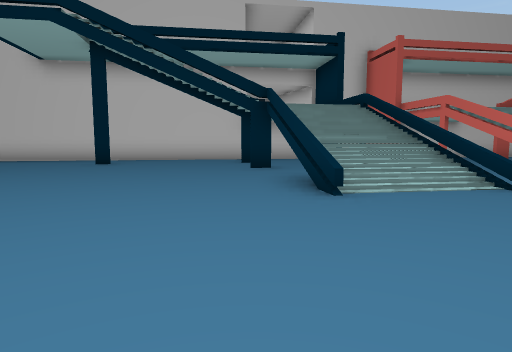
View 1 (above)

24 first-person views from a walk through a Unity game level. The camera is 1.3 m above the floor, tilts 6° down and sees 75° across. The floor is counted in squares, 2 m on a side. Each view is taken from the middle of a square. On the plan, view 1 faces up. The plan holds only what a view shows up to about 10 squares ahead; the rest is blank. The place goes on beyond the plan. Some surface patterns are stand-ins.

View 2
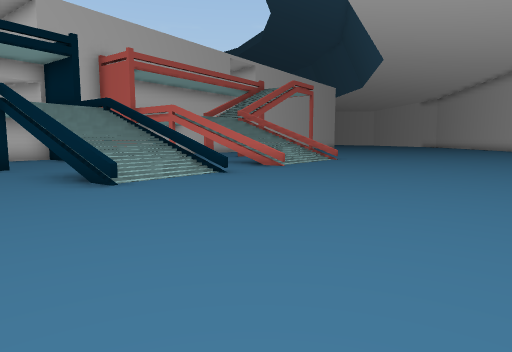

View 3
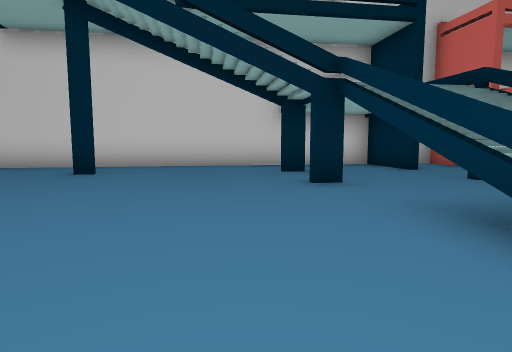

View 4
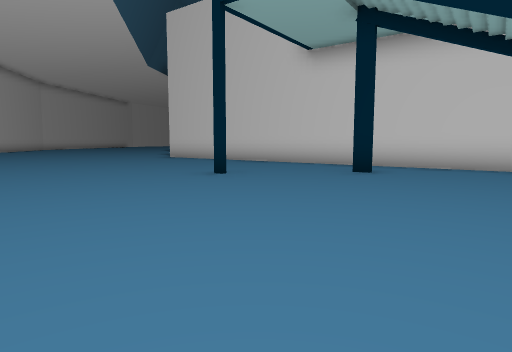

View 5
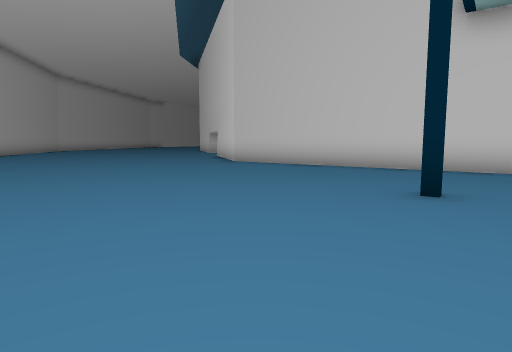

View 6
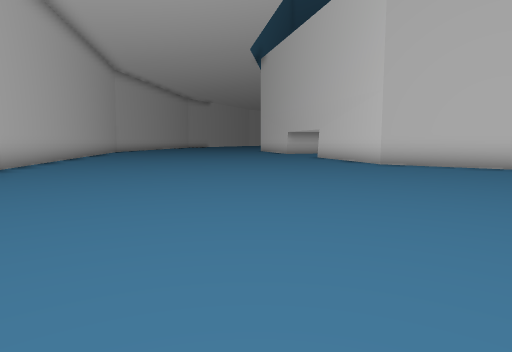

View 7
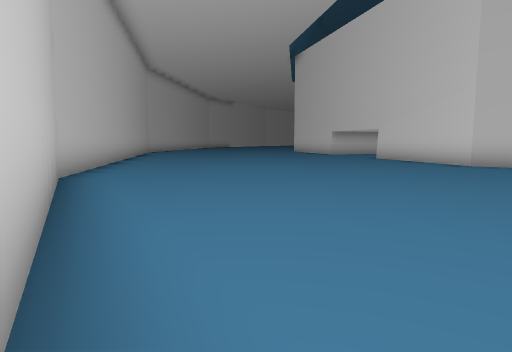

View 8
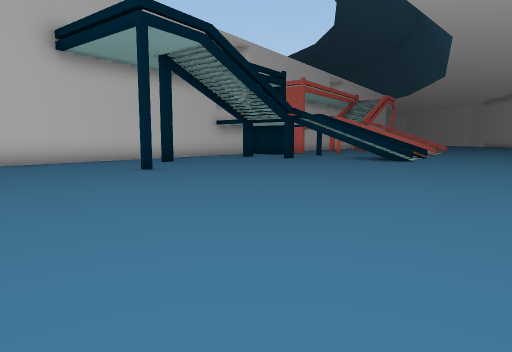

View 9
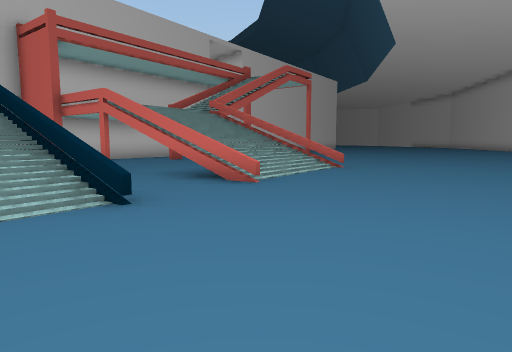

View 10
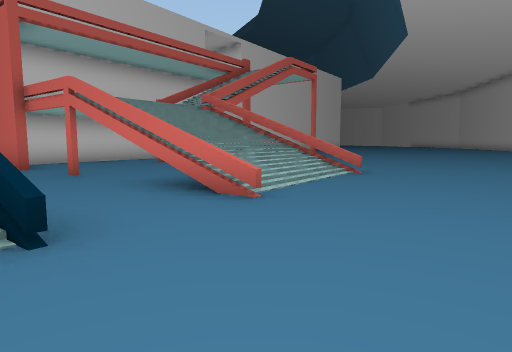

View 11
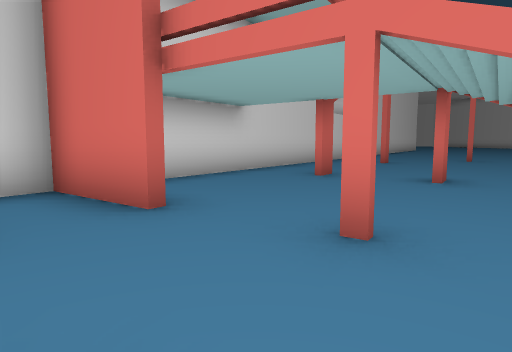

View 12
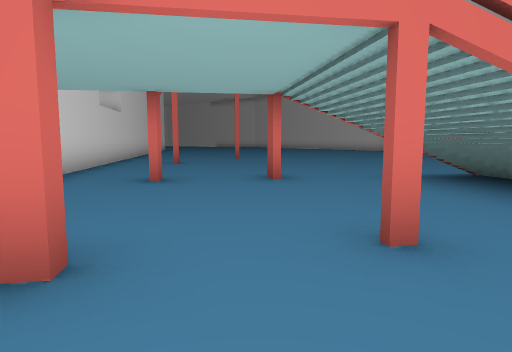

View 13
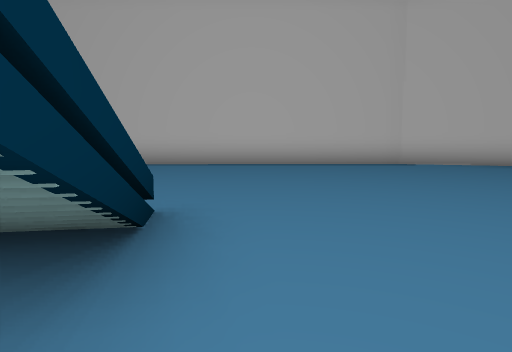

View 14
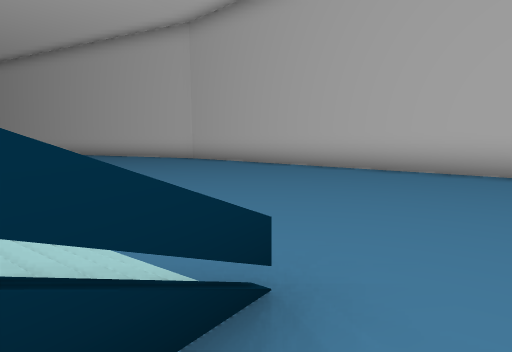

View 15
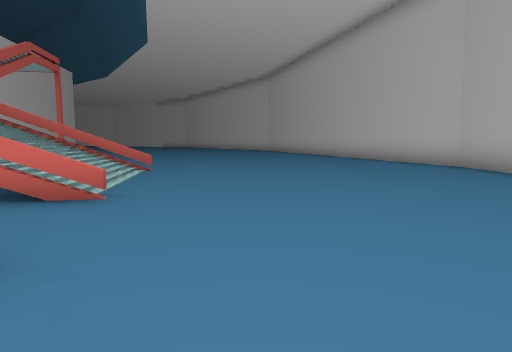

View 16
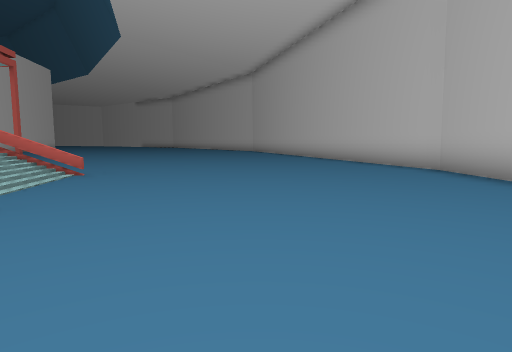

View 17
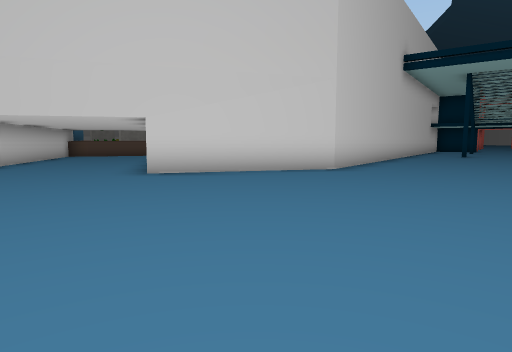

View 18
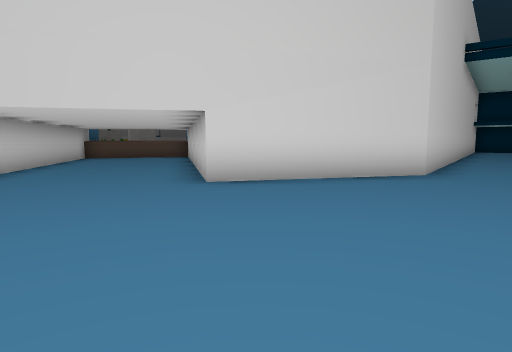

View 19
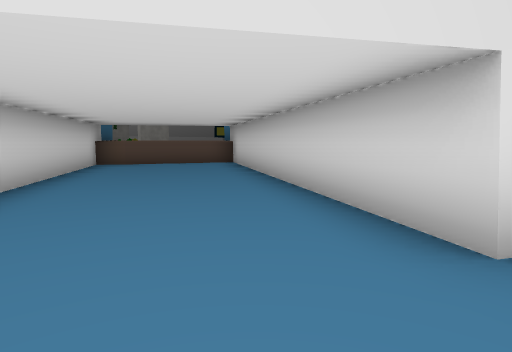

View 20
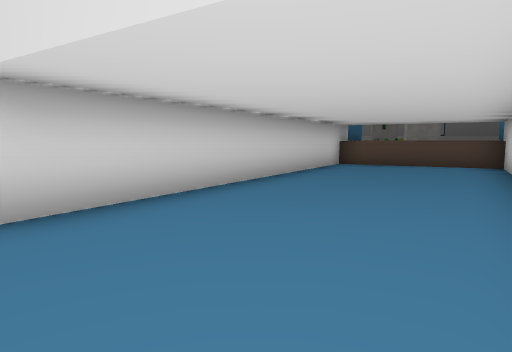

View 21
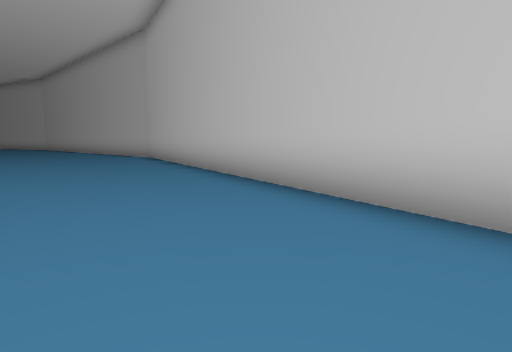

View 22
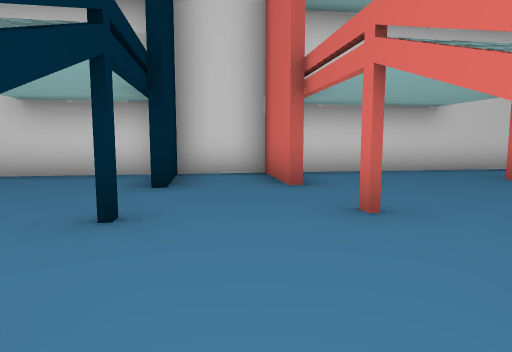

View 23
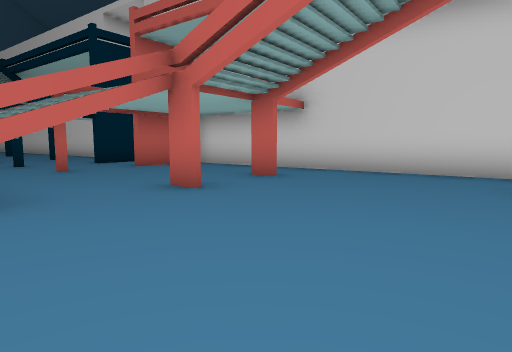

View 24
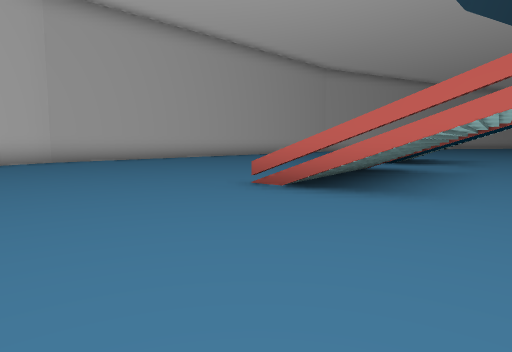

### Floor plan
Key: @ floor where view 1 was taken; # wall or solid block; x gap in a wall; . floor; / step, stairs or slope; = window, fence, low wall or low ledge.
Columns run from 20 left of view 1 to 13 right of it. Each row starts with its distance up from view 1.
 22     ###
 21    ##.###
 20   ##....#
 19   #.....#
 18  ##....##
 17  #....##
 16 ##....#
 15 #....##                         ##
 14 .....#                   ########.
 13  ...##             #######........
 12 ....###      #######...#.#...#....
 11 ......########.........#.#........
 10 ................#...#........#....
  9 .......................#.#........
  8 ....................#......//#....
  7 ..............#......=/#..///x....
  6 .....................//#..///#....
  5 .....................#//..=/......
  4 .....................=............
  3 #.................................
  2 ###...............................
  1   ####............................
  0      ####...........@.............
 -1         #####.....................
 -2             ####....##############
 -3                ######

Where each view was taken, in squares from view 1:
view 1: 0 up, 0 right, facing up
view 2: 1 down, 1 left, facing up-right
view 3: 3 up, 1 left, facing up
view 4: 3 up, 1 left, facing up-left
view 5: 3 up, 5 left, facing up-left
view 6: 1 up, 9 left, facing up-left
view 7: 0 up, 11 left, facing up-left
view 8: 0 up, 10 left, facing up-right
view 9: 1 up, 2 right, facing up-right
view 10: 2 up, 3 right, facing up-right
view 11: 8 up, 3 right, facing up-right
view 12: 10 up, 3 right, facing right
view 13: 7 up, 0 right, facing down
view 14: 5 up, 0 right, facing down-right
view 15: 3 up, 2 right, facing right
view 16: 2 up, 3 right, facing right
view 17: 6 up, 20 left, facing up-right
view 18: 8 up, 20 left, facing up-right
view 19: 12 up, 19 left, facing up-right
view 20: 12 up, 18 left, facing up
view 21: 4 up, 16 left, facing down-right
view 22: 6 up, 4 right, facing up
view 23: 7 up, 13 right, facing up-left
view 24: 9 up, 13 right, facing down-left
